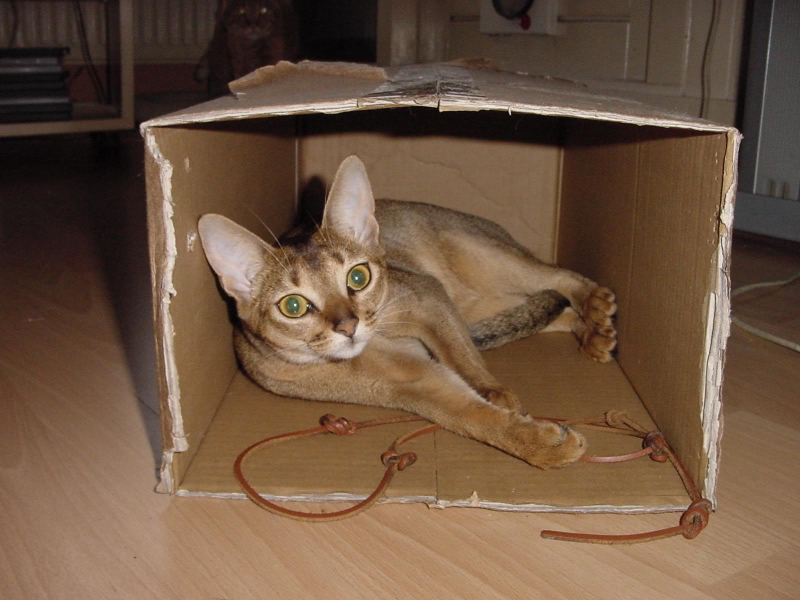
#> input picture src/images/Abyssinian_32.jpg, 1600 x 1200 px (shown at 1/2 size); its folder holds only this picture in this run
$ python -i funciones.py   (imports and definitions only)   (Python 2 division)
#> lines starting #> are read from the running program, lines starting #| are printed output that depends on the picture
import joblib
import cv2
import os
import numpy as np
import pandas as pd
from matplotlib import pyplot as plt
import matplotlib.image as mpimg
from ultralytics import YOLO
from sklearn.cluster import KMeans
from sklearn.svm import SVC
from sklearn.preprocessing import StandardScaler
from sklearn.metrics import confusion_matrix
from sklearn.model_selection import GridSearchCV
from sklearn.metrics import accuracy_score, ConfusionMatrixDisplay
from skimage.feature import local_binary_pattern
from sklearn import svm
from sklearn import preprocessing
from sklearn.mixture import GaussianMixture
from skimage.io import imread
import random

dir_imagenes = "images/"
dir_labels = "annotations/trimaps/"
dir_modelos = "modelos/"


# [49 lines left out: functions make_dataset, split_train_test, get_classes, getDescriptors, not called in this run]


def readImage(img_path, imgz, persona=False):
    """
    Lee una imagen y su máscara y devuelve la imagen sin fondo.
    Si no existe la máscara, la crea con YOLO
    """
    img = cv2.imread(img_path)
    img = cv2.cvtColor(img, cv2.COLOR_BGR2RGB)

    try:
        nombre_archivo_mascara = os.path.splitext(img_path)[0] + ".png"
        nombre_archivo_mascara = os.path.basename(nombre_archivo_mascara)
        ruta_mascara = os.path.join(dir_labels, nombre_archivo_mascara)
        mascara = cv2.imread(ruta_mascara, cv2.IMREAD_GRAYSCALE)
        mascara_binaria_1 = cv2.compare(mascara, 1, cv2.CMP_EQ)
        mascara_binaria_3 = cv2.compare(mascara, 3, cv2.CMP_EQ)

        mascara_binaria = cv2.bitwise_or(mascara_binaria_1, mascara_binaria_3)

        imagen_sin_fondo = cv2.bitwise_and(img, img, mask=mascara_binaria)
    except:
        model = YOLO(dir_modelos + "yolov8m-seg.pt")
        path = img_path

        classes = 15 if not persona else 0
        results = model.predict(path, classes=classes)
        result = results[0]
        masks = result.masks
        mask1 = masks[0]
        mask = mask1.data[0].numpy()
        polygon = mask1.xy[0]
        img = cv2.imread(path)
        mask = np.zeros_like(img)
        polygon = np.array(polygon, dtype=np.int32)
        cv2.fillPoly(mask, [polygon], (255, 255, 255))
        imagen_sin_fondo = cv2.bitwise_and(img, mask)
    return cv2.resize(imagen_sin_fondo, (imgz, imgz))


# [246 lines left out: functions vstackDescriptors, clusterDescriptors, extractFeatures, normalizeFeatures, plotHistogram, plotConfusionMatrix and 5 more, not called in this run]


def generar_descriptores_textura(images, imgz=250, persona=False):
    histogramas = []
    for image in images:
        image = readImage(image, imgz, persona)
        hist = extract_lbp(image)
        histogramas.append(hist)
    return np.array(histogramas)


# [370 lines left out: functions generar_descriptores_sift, calcular_descriptores_sift_test, generar_descriptores_color, calcular_descriptores_train, calcular_descriptores_test, inferencia_eval and 3 more, not called in this run]

>>> import cv2
>>> picture = cv2.imread('images/Abyssinian_32.jpg', cv2.IMREAD_GRAYSCALE)
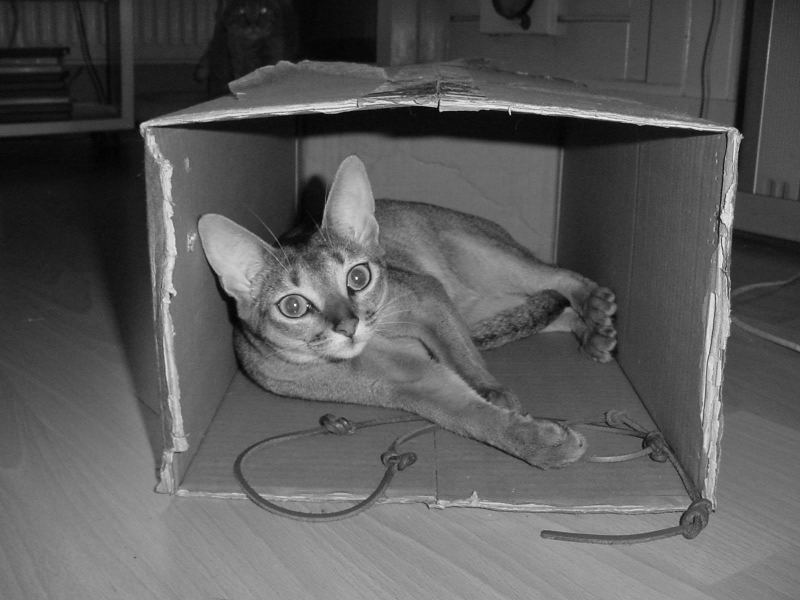
#> picture: shape (1200, 1600) (shown at 1/2 size); min 0, max 255, mean 90
>>> result = generar_descriptores_textura(picture)
#> (the run stopped early here; a loop or call above may not have finished)

$ run again, on src/images/Abyssinian_48.jpg
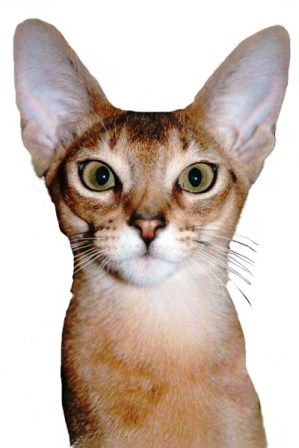
#> input picture src/images/Abyssinian_48.jpg, 299 x 448 px
#> `picture = cv2.imread('images/Abyssinian_32.jpg', cv2.IMREAD_GRAYSCALE)`:
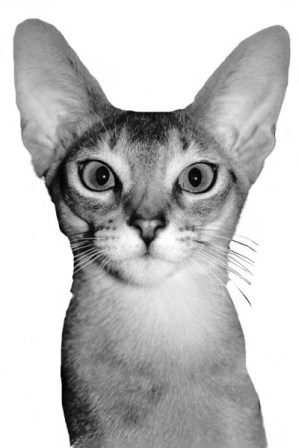
#> picture: shape (448, 299); min 0, max 255, mean 190.8

$ run again, on src/images/Abyssinian_6.jpg
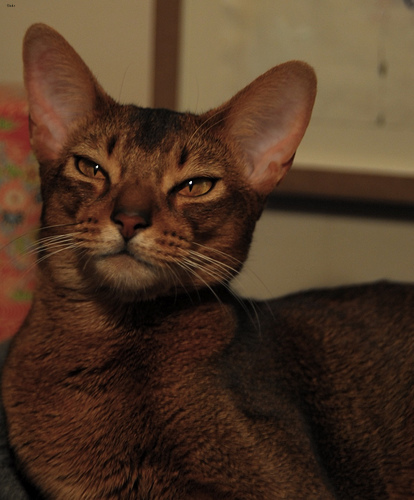
#> input picture src/images/Abyssinian_6.jpg, 414 x 500 px
#> `picture = cv2.imread('images/Abyssinian_32.jpg', cv2.IMREAD_GRAYSCALE)`:
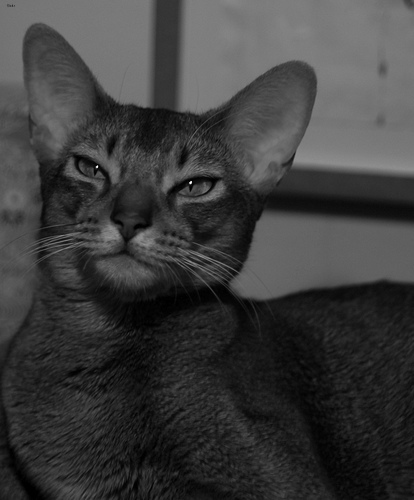
#> picture: shape (500, 414); min 0, max 255, mean 60.6

$ run again, on src/images/Abyssinian_68.jpg
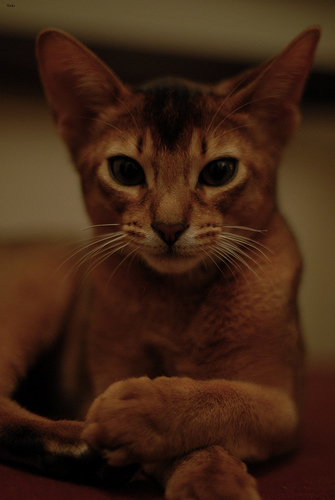
#> input picture src/images/Abyssinian_68.jpg, 335 x 500 px
#> `picture = cv2.imread('images/Abyssinian_32.jpg', cv2.IMREAD_GRAYSCALE)`:
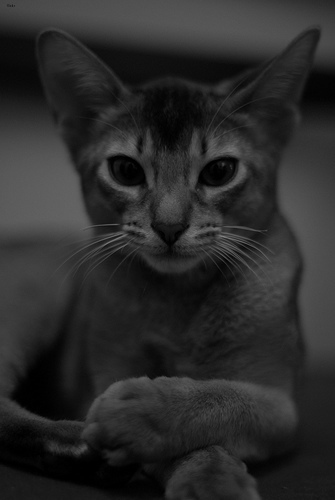
#> picture: shape (500, 335); min 0, max 134, mean 42.5
